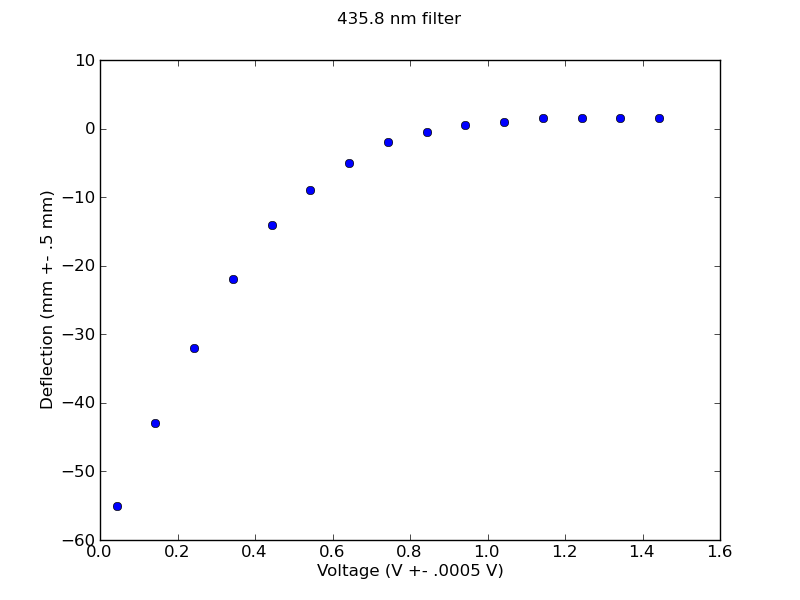

Write Python code to recreate this figure.
import scipy
import numpy as np
import matplotlib.pyplot as plt

voltage, deflection = np.loadtxt('./plot1.txt', skiprows = 2, unpack=True)

plt.errorbar(voltage, deflection, yerr=0, fmt='bo')
plt.xlabel("Voltage (V +- .0005 V)")
plt.ylabel("Deflection (mm +- .5 mm)")
plt.suptitle("435.8 nm filter")
plt.legend(loc=0)

plt.show()
